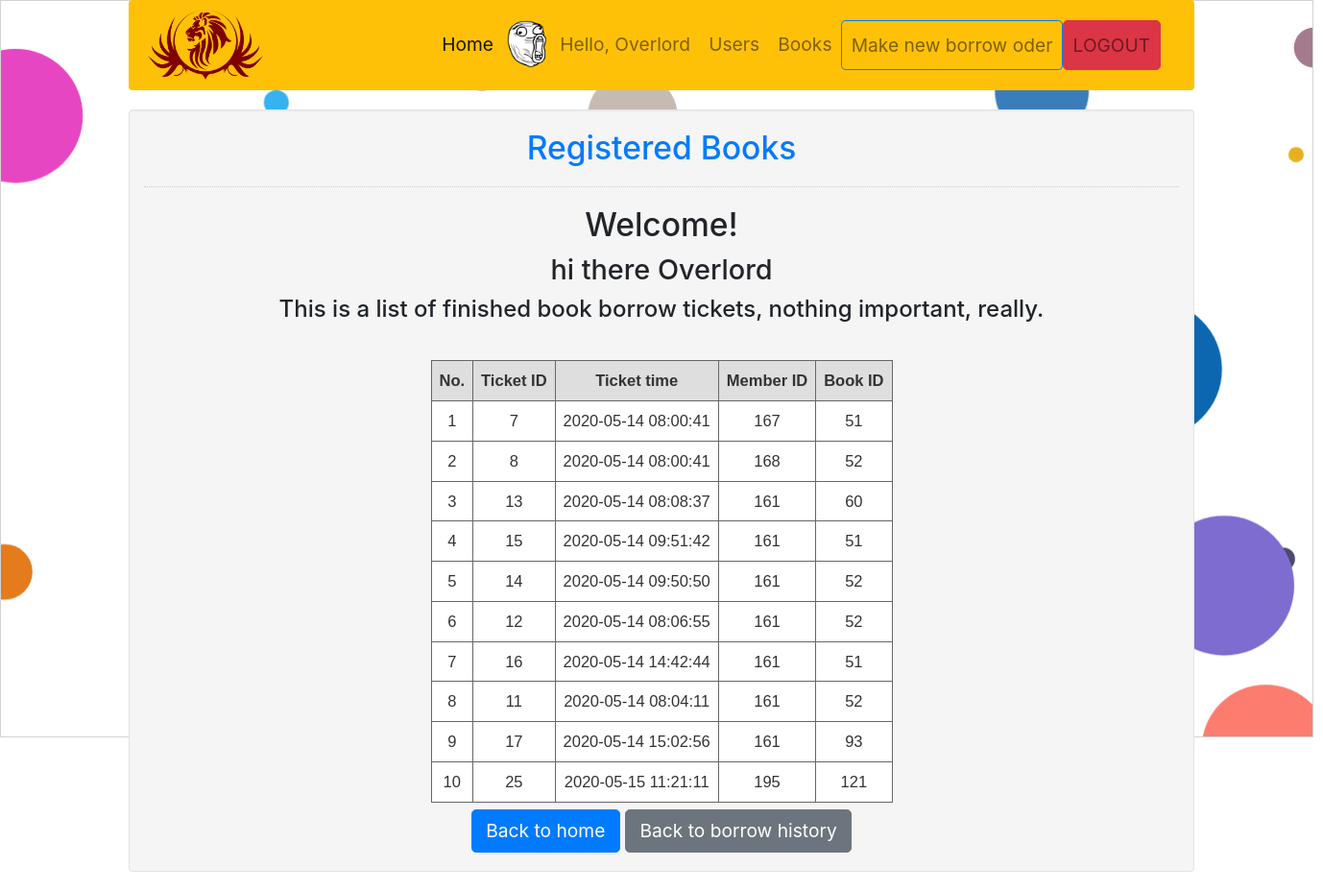
Screenshot of /view/borrow/ticketDump.php (signed in) with the database file from the repository.
### tables this page shows
CREATE TABLE `member` (
  `mem_id` int(11) NOT NULL,
  `role` int(11) NOT NULL,
  `status` int(11) NOT NULL DEFAULT 0,
  `firstname` varchar(50) NOT NULL,
  `lastname` varchar(50) NOT NULL,
  `username` varchar(30) NOT NULL,
  `password` varchar(12) NOT NULL,
  `avatar` varchar(255) NOT NULL DEFAULT 'default.png',
  `email` varchar(255) NOT NULL,
  `address` varchar(255) NOT NULL,
  `phone` varchar(255) NOT NULL,
  `ticket_history` varchar(255) DEFAULT NULL
);

CREATE TABLE `ticket_dump` (
  `id` int(11) NOT NULL,
  `mem_id` int(11) NOT NULL,
  `book_id` int(11) NOT NULL,
  `time_of_borrow` datetime NOT NULL
);

### view/borrow/ticketDump.php (the view, shortened to what this page needs)
<!DOCTYPE html>
<?php
require '../../model/connection/conn.php';
$sql = "SELECT * FROM `ticket_dump` ";
$query = $conn->prepare($sql);
$query->execute();
$results = $query->fetchAll(PDO::FETCH_ASSOC);
?>
<html lang="en">
<head>
    <link rel="stylesheet" type="text/css" href="../../css/bootstrap.css"/>
    <link href="../../css/style.css" rel="stylesheet">
    <link href="//maxcdn.bootstrapcdn.com/bootstrap/4.1.1/css/bootstrap.min.css" rel="stylesheet" id="bootstrap-css">
</head>
<body>
<?php include "../nav.php"; ?>
<div class="container" style="text-align: center">
    <div class="col-md-12 well" style="display: inline-block">
        <h3 class="text-primary">Registered Books</h3>
        <hr style="border-top:1px dotted #ccc;"/>
        <div>
            <h3>Welcome!</h3>
            <?php
            $id = $_SESSION['user']['mem_id'];
            $sql2 = $conn->prepare("SELECT * FROM `member` WHERE `mem_id`='$id'");
            $sql2->execute();
            $fetch = $sql2->fetch();
            ?>
            <div style="text-align: center;">
                <h4><?php echo 'hi there ' . $fetch['firstname'] . " " . $fetch['lastname'] ?></h4></div>
            <h5>This is a list of finished book borrow tickets, nothing important, really.</h5>
            <br/>
            <div style="display: inline-block;">
                <form method="post">
                    <?php if ($_SESSION['user']['role'] == 1): ?>
                    <table class="gridtable" border="1px">
                        <th>No.</th>
                        <th>Ticket ID</th>
                        <th>Ticket time</th>
                        <th>Member ID</th>
                        <th>Book ID</th>
                        <?php foreach ($results as $key => $item): ?>
                            <tr>
                                <td><?php echo ++$key ?></td>
                                <td><?php echo $item['id'] ?></td>
                                <td><?php echo $item['time_of_borrow'] ?></td>
                                <td><?php echo $item['mem_id'] ?></td>
                                <td><?php echo $item['book_id'] ?></td>
                            </tr>
                        <?php endforeach; ?><?php endif; ?>
                    </table>
                </form>
            </div>
            <?php if ($_SESSION['user']['role'] == 1): ?>
        </div>
        <a class="btn btn-primary" href="../home.php">Back to home</a>
        <a class="btn btn-secondary" href="borrowHistory.php">Back to borrow history</a>
        <?php endif; ?>
    </div>
</div>
</body>
</html>

### css/style.css (style rules this page uses)
html { font-family: 'Spartan', serif; font-size: 1.2em; }
th,td { font-size: 1.5em; }

### view/borrow/ticketDump.php (style rules this page uses)
table.gridtable { font-family: verdana, arial, sans-serif; font-size: 11px; color: #333333; border-width: 1px; border-color: #666666; border-collapse: collapse; }
table.gridtable th { border-width: 1px; padding: 8px; border-style: solid; border-color: #666666; background-color: #dedede; }
table.gridtable td { border-width: 1px; padding: 8px; border-style: solid; border-color: #666666; background-color: #ffffff; }

### rows the page displays
member: firstname "Overlord"
ticket_dump: id "7", time_of_borrow "2020-05-14 08:00:41", mem "167", book "51"
ticket_dump: id "8", time_of_borrow "2020-05-14 08:00:41", mem "168", book "52"
ticket_dump: id "13", time_of_borrow "2020-05-14 08:08:37", mem "161", book "60"
ticket_dump: id "15", time_of_borrow "2020-05-14 09:51:42", mem "161", book "51"
ticket_dump: id "14", time_of_borrow "2020-05-14 09:50:50", mem "161", book "52"
ticket_dump: id "12", time_of_borrow "2020-05-14 08:06:55", mem "161", book "52"
ticket_dump: id "16", time_of_borrow "2020-05-14 14:42:44", mem "161", book "51"
ticket_dump: id "11", time_of_borrow "2020-05-14 08:04:11", mem "161", book "52"
ticket_dump: id "17", time_of_borrow "2020-05-14 15:02:56", mem "161", book "93"
ticket_dump: id "25", time_of_borrow "2020-05-15 11:21:11", mem "195", book "121"

### other values shown
$_SESSION['user']['firstname'] "Overlord"
